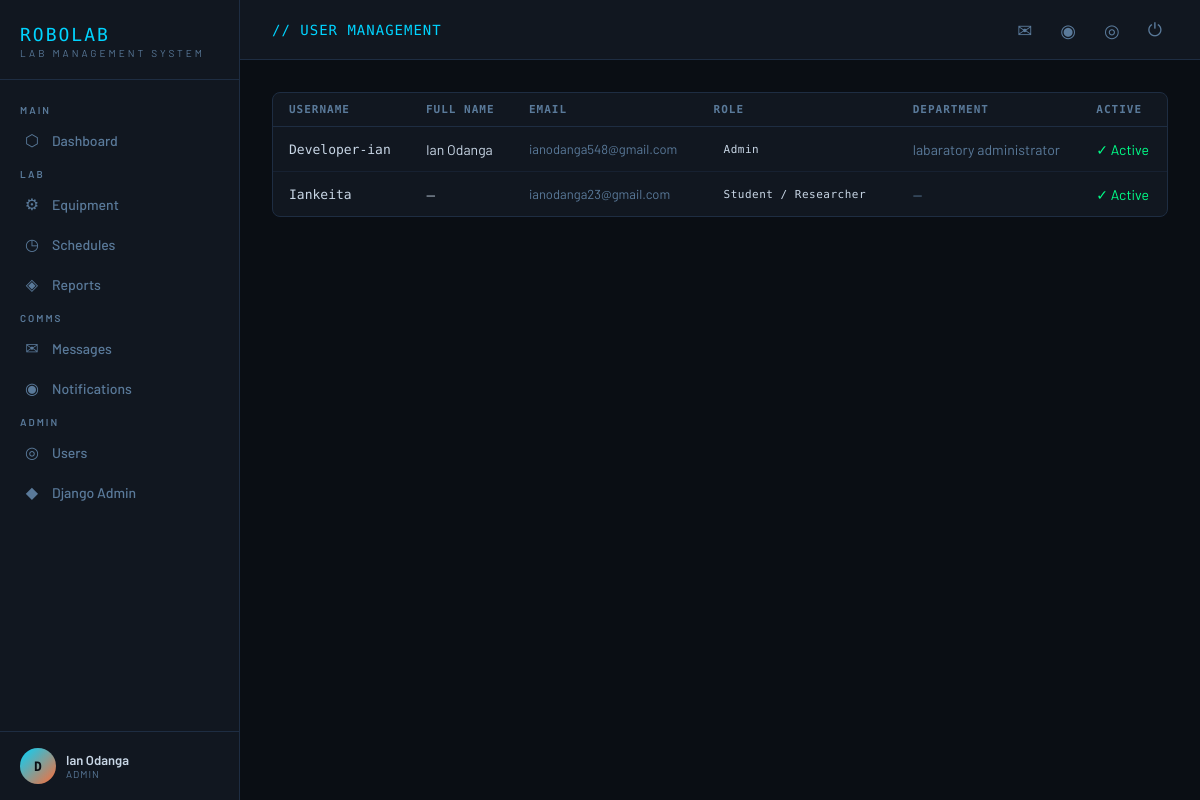
The page /accounts/users/ (signed in) on the database as committed earlier.
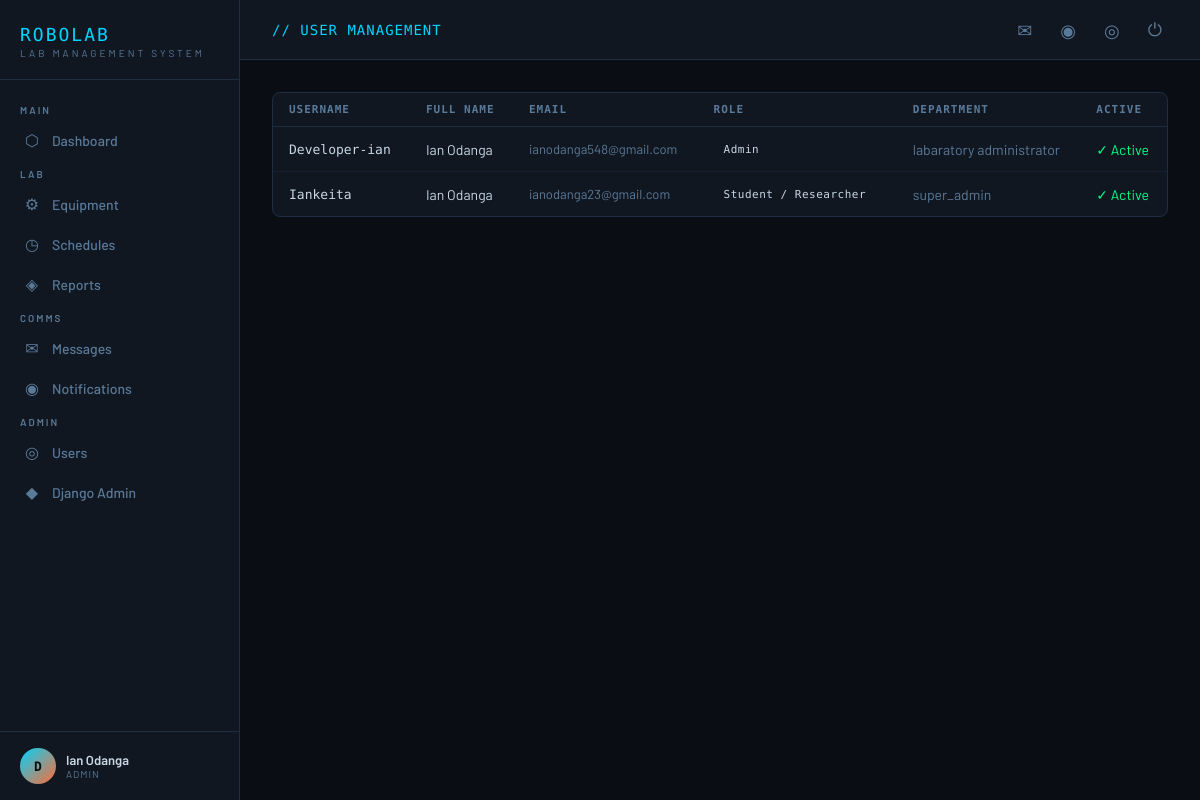
The same page on the database as committed later.
### accounts/models.py (models this page shows, shortened)
class User(AbstractUser):
    ROLE_ADMIN = 'admin'
    ROLE_TECHNICIAN = 'technician'
    ROLE_RESEARCHER = 'researcher'
    ROLE_CHOICES = [
        (ROLE_ADMIN, 'Admin'),
        (ROLE_TECHNICIAN, 'Lab Technician'),
        (ROLE_RESEARCHER, 'Student / Researcher'),
    ]
    role = models.CharField(max_length=20, choices=ROLE_CHOICES, default=ROLE_RESEARCHER)
    phone = models.CharField(max_length=20, blank=True)
    department = models.CharField(max_length=100, blank=True)
    bio = models.TextField(blank=True)
    avatar = models.ImageField(upload_to='avatars/', blank=True, null=True)
    def is_admin(self):
        return self.role == self.ROLE_ADMIN

### accounts/views.py (the view)
# urls.py: path('users/', views.user_list, name='user_list'),
@login_required
def user_list(request):
    if not request.user.is_admin():
        messages.error(request, 'Access denied.')
        return redirect('core:dashboard')
    users = User.objects.all().order_by('role', 'username')
    return render(request, 'accounts/user_list.html', {'users': users})

### core/context_processors.py (called while the page is built)
def unread_counts(request):
    if request.user.is_authenticated:
        unread_count = Message.objects.filter(recipient=request.user, is_read=False).count()
        unread_notifications = Notification.objects.filter(user=request.user, is_read=False).count()
    else:
        unread_count = 0
        unread_notifications = 0
    return {
        'unread_count': unread_count,
        'unread_notifications': unread_notifications,
    }

### templates/accounts/user_list.html (shortened to what this page needs)
{% extends 'base.html' %}
{% block page_title %}// USER MANAGEMENT{% endblock %}
{% block content %}
<div class="card">
  <div class="table-wrap">
    <table>
      <thead><tr><th>Username</th><th>Full Name</th><th>Email</th><th>Role</th><th>Department</th><th>Active</th></tr></thead>
      <tbody>
        {% for u in users %}
        <tr>
          <td style="font-family:var(--mono);font-size:13px;">{{ u.username }}</td>
          <td>{{ u.get_full_name|default:"—" }}</td>
          <td style="color:var(--text-dim);font-size:13px;">{{ u.email|default:"—" }}</td>
          <td><span class="badge-status badge-{{ u.role }}">{{ u.get_role_display }}</span></td>
          <td style="color:var(--text-dim);">{{ u.department|default:"—" }}</td>
          <td style="color:{% if u.is_active %}var(--green){% else %}var(--danger){% endif %};">
            {% if u.is_active %}✓ Active{% else %}✗ Inactive{% endif %}
          </td>
        </tr>
        {% endfor %}
      </tbody>
    </table>
  </div>
</div>
{% endblock %}

### templates/base.html (shortened to what this page needs)
<!DOCTYPE html>
<html lang="en">
<head>
</head>
<body>
{% if user.is_authenticated %}
<aside class="sidebar">
  <div class="sidebar-logo">
    <div class="logo-text">ROBOLAB</div>
    <div class="logo-sub">Lab Management System</div>
  </div>
  <nav class="sidebar-nav">
    <div class="nav-section">Main</div>
    <a href="{% url 'core:dashboard' %}" class="nav-link {% if request.resolver_match.app_name == 'core' %}active{% endif %}">
      <span class="nav-icon">⬡</span> Dashboard
    </a>
    <div class="nav-section">Lab</div>
    <a href="{% url 'inventory:equipment_list' %}" class="nav-link {% if request.resolver_match.app_name == 'inventory' %}active{% endif %}">
      <span class="nav-icon">⚙</span> Equipment
    </a>
    <a href="{% url 'schedules:session_list' %}" class="nav-link {% if request.resolver_match.app_name == 'schedules' %}active{% endif %}">
      <span class="nav-icon">◷</span> Schedules
    </a>
    <a href="{% url 'lab_reports:report_list' %}" class="nav-link {% if request.resolver_match.app_name == 'lab_reports' %}active{% endif %}">
      <span class="nav-icon">◈</span> Reports
    </a>
    <div class="nav-section">Comms</div>
    <a href="{% url 'messaging_app:inbox' %}" class="nav-link {% if request.resolver_match.app_name == 'messaging_app' %}active{% endif %}">
      <span class="nav-icon">✉</span> Messages
    </a>
    <a href="{% url 'messaging_app:notifications' %}" class="nav-link">
      <span class="nav-icon">◉</span> Notifications
    </a>
    {% if user.is_admin %}
    <div class="nav-section">Admin</div>
    <a href="{% url 'accounts:user_list' %}" class="nav-link">
      <span class="nav-icon">◎</span> Users
    </a>
    <a href="/admin/" class="nav-link">
      <span class="nav-icon">◆</span> Django Admin
    </a>
    {% endif %}
  </nav>
  <div class="sidebar-user">
    <div class="user-avatar">{{ user.username|first|upper }}</div>
    <div class="user-info">
      <div class="user-name">{{ user.get_full_name|default:user.username }}</div>
      <div class="user-role">{{ user.get_role_display }}</div>
    </div>
  </div>
</aside>
{% endif %}
<div class="main">
  {% if user.is_authenticated %}
  <div class="topbar">
    <div class="page-title">{% block page_title %}DASHBOARD{% endblock %}</div>
    <div class="topbar-actions">
      <a href="{% url 'messaging_app:inbox' %}" class="topbar-btn" title="Messages">
        ✉
      </a>
      <a href="{% url 'messaging_app:notifications' %}" class="topbar-btn" title="Notifications">◉</a>
      <a href="{% url 'accounts:profile' %}" class="topbar-btn" title="Profile">◎</a>
      <a href="{% url 'accounts:logout' %}" class="topbar-btn" title="Logout">⏻</a>
    </div>
  </div>
  {% endif %}
  <div class="content">
    {% block content %}{% endblock %}
  </div>
</div>
</body>
</html>

### templates/base.html (style rules this page uses)
:root { --bg: #0a0e14; --surface: #111720; --surface2: #1a2233; --border: #1e2d42; --accent: #00d4ff; --accent2: #ff6b35; --green: #00ff88; --text: #c8d6e5; --text-dim: #5a7a9a; --danger: #ff4757; --warning: #ffa502; --mono: 'Share Tech Mono', monospace; --sans: 'Barlow', sans-serif; --nav-w: 240px; }
*, *::before, *::after { box-sizing: border-box; margin: 0; padding: 0; }
body { background: var(--bg); color: var(--text); font-family: var(--sans); font-size: 15px; min-height: 100vh; display: flex; }
.sidebar { width: var(--nav-w); background: var(--surface); border-right: 1px solid var(--border); display: flex; flex-direction: column; position: fixed; top: 0; left: 0; bottom: 0; z-index: 100; }
.sidebar-logo { padding: 24px 20px 20px; border-bottom: 1px solid var(--border); }
.logo-text { font-family: var(--mono); font-size: 18px; color: var(--accent); letter-spacing: 2px; }
.logo-sub { font-size: 10px; color: var(--text-dim); letter-spacing: 3px; text-transform: uppercase; margin-top: 2px; }
.sidebar-nav { flex: 1; padding: 16px 0; overflow-y: auto; }
.nav-section { padding: 8px 20px 4px; font-size: 10px; color: var(--text-dim); text-transform: uppercase; letter-spacing: 2px; font-weight: 600; }
.nav-link { display: flex; align-items: center; gap: 10px; padding: 10px 20px; color: var(--text-dim); text-decoration: none; font-size: 14px; font-weight: 500; transition: all 0.15s; border-left: 2px solid transparent; position: relative; }
.nav-icon { font-size: 16px; width: 20px; text-align: center; }
.sidebar-user { padding: 16px 20px; border-top: 1px solid var(--border); display: flex; align-items: center; gap: 10px; }
.user-avatar { width: 36px; height: 36px; border-radius: 50%; background: linear-gradient(135deg, var(--accent), var(--accent2)); display: flex; align-items: center; justify-content: center; font-family: var(--mono); font-size: 13px; color: var(--bg); font-weight: bold; flex-shrink: 0; }
.user-info { flex: 1; min-width: 0; }
.user-name { font-size: 13px; font-weight: 600; white-space: nowrap; overflow: hidden; text-overflow: ellipsis; }
.user-role { font-size: 10px; color: var(--text-dim); text-transform: uppercase; letter-spacing: 1px; }
.main { margin-left: var(--nav-w); flex: 1; display: flex; flex-direction: column; min-height: 100vh; }
.topbar { background: var(--surface); border-bottom: 1px solid var(--border); padding: 0 32px; height: 60px; display: flex; align-items: center; justify-content: space-between; position: sticky; top: 0; z-index: 50; }
.page-title { font-family: var(--mono); font-size: 14px; color: var(--accent); letter-spacing: 1px; }
.topbar-actions { display: flex; align-items: center; gap: 16px; }
.topbar-btn { background: none; border: none; color: var(--text-dim); cursor: pointer; font-size: 18px; padding: 6px; border-radius: 6px; transition: color 0.15s; text-decoration: none; display: inline-flex; align-items: center; position: relative; }
.content { padding: 32px; flex: 1; }
.card { background: var(--surface); border: 1px solid var(--border); border-radius: 8px; overflow: hidden; }
.table-wrap { overflow-x: auto; }
table { width: 100%; border-collapse: collapse; font-size: 14px; }
th { padding: 10px 16px; text-align: left; font-family: var(--mono); font-size: 11px; text-transform: uppercase; letter-spacing: 1px; color: var(--text-dim); border-bottom: 1px solid var(--border); white-space: nowrap; }
td { padding: 12px 16px; border-bottom: 1px solid rgba(30,45,66,0.5); vertical-align: middle; }
tr:last-child td { border-bottom: none; }
.badge-status { display: inline-block; padding: 3px 10px; border-radius: 4px; font-family: var(--mono); font-size: 11px; letter-spacing: 0.5px; font-weight: 500; }

Rows that differ between the two databases and show on the page:
changed User "Iankeita": get_full_name "—" → "Ian Odanga"; department "—" → "super_admin"
